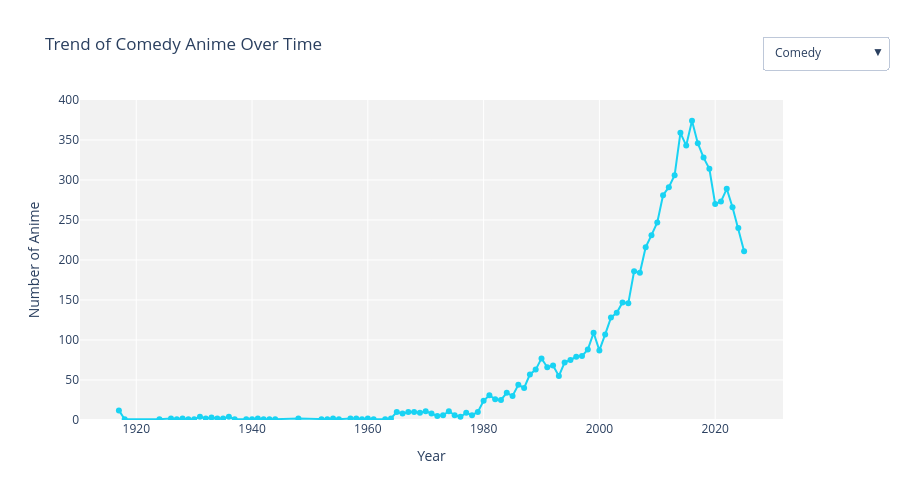

Source (notebook cell):
### Code cell
plot_genre_trend(details_df, default_genre='Comedy')

### Figure 1 — Plotly figure (JSON) as saved in the notebook; plotly's stock layout.template omitted (floating-point values rounded to 4 significant figures)
{"data": [{"line": {"color": "#19D3F3"}, "mode": "lines+markers", "name": "Action", "type": "scatter", "visible": false, "x": [1928, 1929, 1931, 1933, 1934, 1935, 1936, 1937, 1938, 1939, 1940, 1941, 1942, 1945, 1951, 1952, 1962, 1963, 1964, 1965, 1966, 1967, 1968, 1969, 1970, 1971, 1972, 1973, 1974, 1975, 1976, 1977, 1978, 1979, 1980, 1981, 1982, 1983, 1984, 1985, 1986, 1987, 1988, 1989, 1990, 1991, 1992, 1993, 1994, 1995, 1996, 1997, 1998, 1999, 2000, 2001, 2002, 2003, 2004, 2005, 2006, 2007, 2008, 2009, 2010, 2011, 2012, 2013, 2014, 2015, 2016, 2017, 2018, 2019, 2020, 2021, 2022, 2023, 2024, 2025], "y": [1, 2, 3, 5, 1, 3, 4, 1, 1, 1, 1, 1, 2, 1, 1, 1, 1, 4, 4, 7, 4, 6, 11, 9, 1, 6, 6, 7, 7, 9, 15, 12, 17, 23, 17, 19, 27, 33, 30, 32, 47, 42, 44, 56, 48, 58, 55, 51, 54, 58, 65, 59, 74, 77, 56, 67, 88, 88, 103, 85, 107, 115, 129, 114, 128, 154, 152, 158, 182, 197, 212, 211, 248, 233, 216, 239, 257, 304, 298, 221]}, {"line": {"color": "#19D3F3"}, "mode": "lines+markers", "name": "Adventure", "type": "scatter", "visible": false, "x": [1926, 1927, 1929, 1930, 1931, 1932, 1933, 1934, 1935, 1936, 1941, 1943, 1948, 1950, 1952, 1958, 1959, 1960, 1962, 1963, 1964, 1965, 1966, 1967, 1968, 1969, 1970, 1971, 1972, 1973, 1974, 1975, 1976, 1977, 1978, 1979, 1980, 1981, 1982, 1983, 1984, 1985, 1986, 1987, 1988, 1989, 1990, 1991, 1992, 1993, 1994, 1995, 1996, 1997, 1998, 1999, 2000, 2001, 2002, 2003, 2004, 2005, 2006, 2007, 2008, 2009, 2010, 2011, 2012, 2013, 2014, 2015, 2016, 2017, 2018, 2019, 2020, 2021, 2022, 2023, 2024, 2025], "y": [2, 1, 1, 2, 3, 1, 4, 4, 3, 2, 2, 1, 1, 1, 1, 2, 2, 1, 2, 6, 7, 10, 8, 12, 7, 11, 5, 7, 9, 10, 10, 12, 15, 11, 24, 32, 29, 30, 31, 31, 30, 31, 39, 36, 37, 50, 54, 48, 56, 38, 49, 57, 62, 70, 68, 86, 62, 88, 83, 90, 86, 79, 104, 96, 85, 92, 93, 93, 97, 95, 115, 126, 154, 168, 154, 160, 142, 137, 161, 202, 208, 147]}, {"line": {"color": "#19D3F3"}, "mode": "lines+markers", "name": "Avant Garde", "type": "scatter", "visible": false, "x": [1935, 1960, 1961, 1962, 1963, 1964, 1965, 1966, 1967, 1968, 1969, 1970, 1971, 1972, 1973, 1974, 1975, 1977, 1978, 1979, 1980, 1981, 1982, 1983, 1984, 1985, 1986, 1987, 1988, 1989, 1990, 1991, 1992, 1993, 1994, 1995, 1996, 1997, 1998, 1999, 2000, 2001, 2002, 2003, 2004, 2005, 2006, 2007, 2008, 2009, 2010, 2011, 2012, 2013, 2014, 2015, 2016, 2017, 2018, 2019, 2020, 2021, 2022, 2023, 2024, 2025], "y": [3, 3, 1, 1, 6, 7, 1, 2, 3, 2, 3, 2, 11, 5, 4, 5, 8, 2, 4, 3, 3, 4, 8, 5, 9, 15, 6, 14, 9, 11, 9, 2, 4, 4, 8, 8, 3, 5, 9, 13, 11, 8, 22, 23, 18, 27, 23, 21, 22, 31, 37, 42, 36, 40, 41, 46, 43, 39, 34, 59, 30, 44, 40, 40, 49, 8]}, {"line": {"color": "#19D3F3"}, "mode": "lines+markers", "name": "Award Winning", "type": "scatter", "visible": false, "x": [1960, 1962, 1963, 1964, 1965, 1966, 1967, 1968, 1970, 1971, 1972, 1973, 1974, 1975, 1976, 1977, 1979, 1980, 1982, 1983, 1984, 1985, 1986, 1987, 1988, 1989, 1990, 1991, 1992, 1993, 1994, 1995, 1996, 1997, 1998, 1999, 2000, 2001, 2002, 2003, 2004, 2005, 2006, 2007, 2008, 2009, 2010, 2011, 2012, 2013, 2014, 2015, 2016, 2017, 2018, 2019, 2020, 2021, 2022, 2023, 2024], "y": [1, 1, 1, 1, 1, 1, 1, 1, 3, 1, 1, 1, 2, 1, 1, 1, 2, 1, 2, 1, 1, 1, 1, 2, 2, 1, 2, 2, 2, 2, 2, 4, 2, 4, 12, 4, 7, 4, 10, 6, 9, 8, 7, 6, 7, 6, 7, 9, 9, 10, 9, 9, 7, 3, 11, 7, 6, 13, 8, 7, 3]}, {"line": {"color": "#19D3F3"}, "mode": "lines+markers", "name": "Boys Love", "type": "scatter", "visible": false, "x": [1981, 1982, 1983, 1987, 1989, 1990, 1992, 1994, 1995, 1996, 1997, 1998, 1999, 2000, 2001, 2002, 2004, 2005, 2006, 2007, 2008, 2009, 2010, 2011, 2012, 2013, 2014, 2015, 2016, 2017, 2018, 2019, 2020, 2021, 2022, 2023, 2024, 2025], "y": [1, 1, 1, 1, 2, 1, 2, 7, 2, 4, 1, 1, 1, 2, 1, 3, 4, 7, 6, 7, 7, 3, 8, 4, 5, 2, 7, 2, 8, 6, 12, 7, 11, 11, 6, 14, 13, 9]}, {"line": {"color": "#19D3F3"}, "mode": "lines+markers", "name": "Comedy", "type": "scatter", "visible": true, "x": [1917, 1918, 1924, 1926, 1927, 1928, 1929, 1930, 1931, 1932, 1933, 1934, 1935, 1936, 1937, 1939, 1940, 1941, 1942, 1943, 1944, 1948, 1952, 1953, 1954, 1955, 1957, 1958, 1959, 1960, 1961, 1963, 1964, 1965, 1966, 1967, 1968, 1969, 1970, 1971, 1972, 1973, 1974, 1975, 1976, 1977, 1978, 1979, 1980, 1981, 1982, 1983, 1984, 1985, 1986, 1987, 1988, 1989, 1990, 1991, 1992, 1993, 1994, 1995, 1996, 1997, 1998, 1999, 2000, 2001, 2002, 2003, 2004, 2005, 2006, 2007, 2008, 2009, 2010, 2011, 2012, 2013, 2014, 2015, 2016, 2017, 2018, 2019, 2020, 2021, 2022, 2023, 2024, 2025], "y": [12, 1, 1, 2, 1, 2, 1, 1, 4, 2, 3, 2, 2, 4, 1, 1, 1, 2, 1, 1, 1, 2, 1, 1, 2, 1, 2, 2, 1, 2, 1, 1, 2, 10, 8, 10, 10, 9, 11, 8, 5, 6, 11, 6, 4, 9, 6, 10, 24, 31, 26, 25, 34, 30, 44, 40, 57, 63, 77, 66, 68, 55, 72, 75, 79, 80, 88, 109, 87, 107, 128, 134, 147, 146, 186, 184, 216, 231, 247, 281, 291, 306, 359, 343, 374, 346, 328, 314, 270, 273, 289, 266, 240, 211]}, {"line": {"color": "#19D3F3"}, "mode": "lines+markers", "name": "Drama", "type": "scatter", "visible": false, "x": [1917, 1918, 1925, 1927, 1928, 1930, 1933, 1938, 1939, 1940, 1947, 1948, 1950, 1956, 1958, 1961, 1962, 1963, 1964, 1965, 1966, 1967, 1968, 1969, 1970, 1971, 1972, 1973, 1974, 1975, 1976, 1977, 1978, 1979, 1980, 1981, 1982, 1983, 1984, 1985, 1986, 1987, 1988, 1989, 1990, 1991, 1992, 1993, 1994, 1995, 1996, 1997, 1998, 1999, 2000, 2001, 2002, 2003, 2004, 2005, 2006, 2007, 2008, 2009, 2010, 2011, 2012, 2013, 2014, 2015, 2016, 2017, 2018, 2019, 2020, 2021, 2022, 2023, 2024, 2025], "y": [4, 3, 1, 1, 2, 1, 1, 1, 1, 1, 1, 1, 1, 1, 1, 2, 1, 6, 5, 1, 1, 3, 4, 7, 9, 7, 1, 3, 4, 4, 7, 11, 24, 25, 20, 25, 24, 15, 15, 21, 30, 36, 39, 32, 31, 46, 45, 39, 38, 41, 42, 42, 54, 48, 51, 74, 71, 71, 97, 101, 97, 91, 63, 60, 54, 73, 83, 65, 77, 82, 92, 105, 124, 100, 89, 130, 79, 105, 83, 62]}, {"line": {"color": "#19D3F3"}, "mode": "lines+markers", "name": "Ecchi", "type": "scatter", "visible": false, "x": [1963, 1973, 1980, 1981, 1985, 1986, 1987, 1988, 1989, 1990, 1991, 1992, 1993, 1994, 1995, 1996, 1997, 1998, 1999, 2000, 2001, 2002, 2003, 2004, 2005, 2006, 2007, 2008, 2009, 2010, 2011, 2012, 2013, 2014, 2015, 2016, 2017, 2018, 2019, 2020, 2021, 2022, 2023, 2024, 2025], "y": [1, 1, 1, 2, 2, 2, 6, 4, 8, 6, 10, 12, 2, 7, 8, 10, 13, 13, 13, 7, 12, 15, 21, 28, 27, 20, 27, 36, 39, 47, 54, 45, 33, 43, 48, 34, 29, 25, 25, 18, 13, 9, 13, 12, 9]}, {"line": {"color": "#19D3F3"}, "mode": "lines+markers", "name": "Erotica", "type": "scatter", "visible": false, "x": [1987, 1990, 1992, 1994, 1996, 1997, 2001, 2002, 2003, 2005, 2006, 2007, 2008, 2009, 2010, 2011, 2012, 2013, 2015, 2017, 2018, 2019, 2020, 2021, 2022, 2024, 2025], "y": [2, 2, 3, 1, 1, 2, 1, 2, 1, 2, 1, 6, 2, 4, 7, 2, 2, 5, 4, 6, 3, 2, 5, 3, 4, 1, 5]}, {"line": {"color": "#19D3F3"}, "mode": "lines+markers", "name": "Fantasy", "type": "scatter", "visible": false, "x": [1918, 1924, 1925, 1926, 1927, 1928, 1929, 1931, 1933, 1934, 1935, 1936, 1939, 1940, 1941, 1942, 1946, 1949, 1952, 1954, 1955, 1956, 1958, 1959, 1960, 1961, 1962, 1963, 1964, 1965, 1966, 1967, 1968, 1969, 1970, 1971, 1972, 1973, 1974, 1975, 1976, 1977, 1978, 1979, 1980, 1981, 1982, 1983, 1984, 1985, 1986, 1987, 1988, 1989, 1990, 1991, 1992, 1993, 1994, 1995, 1996, 1997, 1998, 1999, 2000, 2001, 2002, 2003, 2004, 2005, 2006, 2007, 2008, 2009, 2010, 2011, 2012, 2013, 2014, 2015, 2016, 2017, 2018, 2019, 2020, 2021, 2022, 2023, 2024, 2025], "y": [1, 1, 2, 1, 1, 1, 1, 4, 1, 3, 1, 4, 1, 1, 1, 1, 2, 1, 1, 2, 1, 1, 4, 2, 4, 1, 2, 3, 3, 1, 3, 7, 4, 7, 3, 2, 8, 6, 7, 4, 6, 3, 8, 11, 12, 14, 13, 15, 13, 22, 27, 21, 30, 44, 48, 53, 57, 61, 39, 53, 55, 53, 58, 53, 55, 84, 74, 77, 68, 103, 122, 123, 113, 122, 149, 170, 165, 190, 211, 216, 252, 264, 242, 298, 262, 265, 283, 348, 343, 256]}, {"line": {"color": "#19D3F3"}, "mode": "lines+markers", "name": "Girls Love", "type": "scatter", "visible": false, "x": [1985, 1991, 1994, 1995, 1996, 1997, 1999, 2001, 2003, 2004, 2006, 2007, 2008, 2009, 2010, 2011, 2012, 2013, 2014, 2015, 2017, 2018, 2019, 2020, 2021, 2022, 2023, 2024, 2025], "y": [1, 1, 4, 2, 1, 1, 2, 2, 3, 7, 6, 3, 5, 8, 4, 4, 5, 1, 6, 10, 3, 6, 5, 3, 3, 1, 7, 5, 4]}, {"line": {"color": "#19D3F3"}, "mode": "lines+markers", "name": "Gourmet", "type": "scatter", "visible": false, "x": [1958, 1987, 1988, 1989, 1991, 1992, 1993, 1997, 1999, 2000, 2001, 2002, 2004, 2005, 2006, 2007, 2008, 2009, 2010, 2011, 2012, 2013, 2014, 2015, 2016, 2017, 2018, 2019, 2020, 2021, 2022, 2023, 2024, 2025], "y": [1, 1, 1, 3, 3, 3, 1, 1, 1, 1, 1, 3, 3, 2, 5, 5, 2, 6, 4, 7, 6, 7, 6, 8, 13, 18, 18, 8, 8, 12, 15, 10, 26, 18]}, {"line": {"color": "#19D3F3"}, "mode": "lines+markers", "name": "Hentai", "type": "scatter", "visible": false, "x": [1932, 1969, 1971, 1984, 1985, 1986, 1987, 1988, 1989, 1990, 1991, 1992, 1993, 1994, 1995, 1996, 1997, 1998, 1999, 2000, 2001, 2002, 2003, 2004, 2005, 2006, 2007, 2008, 2009, 2010, 2011, 2012, 2013, 2014, 2015, 2016, 2017, 2018, 2019, 2020, 2021, 2022, 2023, 2024, 2025], "y": [1, 1, 1, 7, 15, 1, 4, 4, 6, 11, 8, 4, 3, 18, 17, 29, 23, 24, 30, 42, 82, 67, 72, 57, 42, 40, 47, 39, 44, 58, 63, 47, 59, 65, 57, 56, 57, 53, 45, 52, 49, 47, 47, 50, 47]}, {"line": {"color": "#19D3F3"}, "mode": "lines+markers", "name": "Horror", "type": "scatter", "visible": false, "x": [1958, 1967, 1968, 1972, 1973, 1976, 1980, 1981, 1982, 1985, 1986, 1987, 1988, 1989, 1990, 1991, 1992, 1993, 1994, 1995, 1996, 1997, 1998, 1999, 2000, 2001, 2002, 2003, 2004, 2005, 2006, 2007, 2008, 2009, 2010, 2011, 2012, 2013, 2014, 2015, 2016, 2017, 2018, 2019, 2020, 2021, 2022, 2023, 2024, 2025], "y": [1, 1, 3, 2, 1, 1, 3, 4, 3, 2, 7, 13, 8, 9, 12, 12, 6, 5, 11, 15, 10, 10, 9, 9, 22, 10, 8, 12, 13, 8, 23, 14, 14, 10, 12, 12, 26, 10, 16, 19, 31, 31, 28, 14, 14, 17, 11, 16, 12, 13]}, {"line": {"color": "#19D3F3"}, "mode": "lines+markers", "name": "Mystery", "type": "scatter", "visible": false, "x": [1932, 1964, 1966, 1967, 1968, 1971, 1972, 1975, 1977, 1978, 1979, 1981, 1983, 1984, 1985, 1986, 1987, 1988, 1989, 1990, 1991, 1992, 1993, 1994, 1995, 1996, 1997, 1998, 1999, 2000, 2001, 2002, 2003, 2004, 2005, 2006, 2007, 2008, 2009, 2010, 2011, 2012, 2013, 2014, 2015, 2016, 2017, 2018, 2019, 2020, 2021, 2022, 2023, 2024, 2025], "y": [1, 2, 1, 1, 1, 1, 1, 1, 2, 4, 3, 2, 3, 4, 4, 4, 12, 4, 6, 6, 12, 8, 7, 5, 8, 11, 7, 12, 12, 16, 13, 21, 20, 20, 20, 30, 30, 29, 28, 22, 29, 35, 25, 36, 36, 47, 42, 37, 50, 38, 50, 38, 43, 33, 40]}, {"line": {"color": "#19D3F3"}, "mode": "lines+markers", "name": "Romance", "type": "scatter", "visible": false, "x": [1926, 1931, 1934, 1958, 1960, 1962, 1963, 1964, 1965, 1967, 1970, 1972, 1973, 1975, 1976, 1977, 1978, 1979, 1980, 1981, 1982, 1983, 1984, 1985, 1986, 1987, 1988, 1989, 1990, 1991, 1992, 1993, 1994, 1995, 1996, 1997, 1998, 1999, 2000, 2001, 2002, 2003, 2004, 2005, 2006, 2007, 2008, 2009, 2010, 2011, 2012, 2013, 2014, 2015, 2016, 2017, 2018, 2019, 2020, 2021, 2022, 2023, 2024, 2025], "y": [1, 1, 1, 1, 1, 1, 1, 2, 1, 1, 1, 1, 2, 3, 3, 1, 7, 4, 5, 4, 7, 13, 16, 17, 22, 11, 13, 15, 15, 16, 26, 24, 22, 26, 25, 18, 23, 29, 25, 39, 47, 47, 52, 66, 78, 69, 63, 63, 52, 60, 87, 71, 86, 67, 72, 81, 88, 69, 65, 76, 65, 96, 79, 88]}, {"line": {"color": "#19D3F3"}, "mode": "lines+markers", "name": "Sci-Fi", "type": "scatter", "visible": false, "x": [1933, 1961, 1963, 1964, 1965, 1966, 1967, 1968, 1969, 1970, 1971, 1972, 1973, 1974, 1975, 1976, 1977, 1978, 1979, 1980, 1981, 1982, 1983, 1984, 1985, 1986, 1987, 1988, 1989, 1990, 1991, 1992, 1993, 1994, 1995, 1996, 1997, 1998, 1999, 2000, 2001, 2002, 2003, 2004, 2005, 2006, 2007, 2008, 2009, 2010, 2011, 2012, 2013, 2014, 2015, 2016, 2017, 2018, 2019, 2020, 2021, 2022, 2023, 2024, 2025], "y": [1, 1, 3, 3, 9, 6, 5, 6, 3, 1, 2, 3, 8, 10, 8, 13, 13, 20, 27, 23, 31, 33, 30, 33, 39, 42, 46, 39, 43, 40, 38, 41, 34, 45, 39, 44, 37, 68, 75, 54, 77, 96, 92, 88, 71, 82, 72, 74, 81, 76, 86, 104, 83, 105, 98, 127, 127, 112, 132, 98, 103, 96, 109, 105, 89]}, {"line": {"color": "#19D3F3"}, "mode": "lines+markers", "name": "Slice of Life", "type": "scatter", "visible": false, "x": [1925, 1933, 1962, 1964, 1965, 1966, 1967, 1968, 1969, 1970, 1971, 1972, 1974, 1975, 1976, 1977, 1978, 1979, 1980, 1981, 1982, 1983, 1984, 1985, 1986, 1987, 1988, 1989, 1990, 1991, 1992, 1993, 1994, 1995, 1996, 1997, 1998, 1999, 2000, 2001, 2002, 2003, 2004, 2005, 2006, 2007, 2008, 2009, 2010, 2011, 2012, 2013, 2014, 2015, 2016, 2017, 2018, 2019, 2020, 2021, 2022, 2023, 2024, 2025], "y": [1, 1, 3, 1, 2, 3, 1, 2, 5, 3, 2, 2, 2, 3, 4, 2, 2, 1, 5, 10, 10, 2, 4, 6, 5, 7, 6, 4, 13, 8, 13, 8, 13, 9, 9, 7, 6, 7, 6, 20, 18, 10, 15, 21, 29, 28, 26, 35, 39, 42, 70, 70, 84, 95, 84, 98, 97, 75, 78, 92, 73, 62, 54, 64]}, {"line": {"color": "#19D3F3"}, "mode": "lines+markers", "name": "Sports", "type": "scatter", "visible": false, "x": [1928, 1930, 1931, 1932, 1934, 1936, 1939, 1940, 1949, 1968, 1969, 1970, 1971, 1972, 1973, 1974, 1976, 1977, 1978, 1979, 1980, 1981, 1982, 1983, 1984, 1985, 1986, 1987, 1988, 1989, 1990, 1991, 1992, 1993, 1994, 1995, 1996, 1997, 1998, 1999, 2000, 2001, 2002, 2003, 2004, 2005, 2006, 2007, 2008, 2009, 2010, 2011, 2012, 2013, 2014, 2015, 2016, 2017, 2018, 2019, 2020, 2021, 2022, 2023, 2024, 2025], "y": [1, 2, 1, 2, 1, 1, 1, 1, 2, 2, 5, 14, 4, 1, 3, 1, 1, 4, 3, 7, 7, 5, 5, 10, 9, 9, 14, 9, 11, 8, 7, 9, 8, 9, 18, 8, 11, 8, 5, 2, 5, 12, 15, 12, 9, 13, 9, 21, 12, 19, 20, 20, 23, 31, 29, 23, 46, 32, 36, 26, 23, 29, 32, 22, 30, 19]}, {"line": {"color": "#19D3F3"}, "mode": "lines+markers", "name": "Supernatural", "type": "scatter", "visible": false, "x": [1925, 1929, 1933, 1935, 1954, 1955, 1956, 1958, 1965, 1967, 1968, 1971, 1972, 1973, 1974, 1975, 1976, 1977, 1978, 1979, 1980, 1981, 1982, 1983, 1985, 1986, 1987, 1988, 1989, 1990, 1991, 1992, 1993, 1994, 1995, 1996, 1997, 1998, 1999, 2000, 2001, 2002, 2003, 2004, 2005, 2006, 2007, 2008, 2009, 2010, 2011, 2012, 2013, 2014, 2015, 2016, 2017, 2018, 2019, 2020, 2021, 2022, 2023, 2024, 2025], "y": [1, 1, 3, 3, 1, 1, 1, 2, 1, 1, 1, 2, 4, 2, 1, 1, 3, 1, 2, 4, 3, 3, 2, 2, 6, 4, 10, 12, 11, 14, 13, 12, 9, 16, 8, 15, 13, 20, 17, 22, 16, 21, 29, 31, 37, 46, 35, 48, 39, 56, 67, 59, 48, 67, 69, 67, 69, 71, 64, 52, 68, 56, 63, 63, 48]}, {"line": {"color": "#19D3F3"}, "mode": "lines+markers", "name": "Suspense", "type": "scatter", "visible": false, "x": [1975, 1986, 1989, 1990, 1991, 1992, 1993, 1994, 1995, 1996, 1997, 1998, 1999, 2000, 2001, 2002, 2003, 2004, 2005, 2006, 2007, 2008, 2009, 2010, 2011, 2012, 2013, 2014, 2015, 2016, 2017, 2018, 2019, 2020, 2021, 2022, 2023, 2024, 2025], "y": [1, 1, 1, 2, 2, 2, 1, 1, 3, 1, 4, 3, 3, 4, 2, 7, 7, 10, 6, 11, 11, 15, 15, 11, 14, 15, 14, 22, 17, 24, 26, 24, 22, 24, 37, 18, 22, 28, 11]}], "layout": {"height": 500, "plot_bgcolor": "#f2f2f2", "title": {"text": "Trend of Comedy Anime Over Time"}, "updatemenus": [{"active": 5, "buttons": [{"args": [{"visible": [true, false, false, false, false, false, false, false, false, false, false, false, false, false, false, false, false, false, false, false, false]}, {"title": "Trend of Action Anime Over Time"}], "label": "Action", "method": "update"}, {"args": [{"visible": [false, true, false, false, false, false, false, false, false, false, false, false, false, false, false, false, false, false, false, false, false]}, {"title": "Trend of Adventure Anime Over Time"}], "label": "Adventure", "method": "update"}, {"args": [{"visible": [false, false, true, false, false, false, false, false, false, false, false, false, false, false, false, false, false, false, false, false, false]}, {"title": "Trend of Avant Garde Anime Over Time"}], "label": "Avant Garde", "method": "update"}, {"args": [{"visible": [false, false, false, true, false, false, false, false, false, false, false, false, false, false, false, false, false, false, false, false, false]}, {"title": "Trend of Award Winning Anime Over Time"}], "label": "Award Winning", "method": "update"}, {"args": [{"visible": [false, false, false, false, true, false, false, false, false, false, false, false, false, false, false, false, false, false, false, false, false]}, {"title": "Trend of Boys Love Anime Over Time"}], "label": "Boys Love", "method": "update"}, {"args": [{"visible": [false, false, false, false, false, true, false, false, false, false, false, false, false, false, false, false, false, false, false, false, false]}, {"title": "Trend of Comedy Anime Over Time"}], "label": "Comedy", "method": "update"}, {"args": [{"visible": [false, false, false, false, false, false, true, false, false, false, false, false, false, false, false, false, false, false, false, false, false]}, {"title": "Trend of Drama Anime Over Time"}], "label": "Drama", "method": "update"}, {"args": [{"visible": [false, false, false, false, false, false, false, true, false, false, false, false, false, false, false, false, false, false, false, false, false]}, {"title": "Trend of Ecchi Anime Over Time"}], "label": "Ecchi", "method": "update"}, {"args": [{"visible": [false, false, false, false, false, false, false, false, true, false, false, false, false, false, false, false, false, false, false, false, false]}, {"title": "Trend of Erotica Anime Over Time"}], "label": "Erotica", "method": "update"}, {"args": [{"visible": [false, false, false, false, false, false, false, false, false, true, false, false, false, false, false, false, false, false, false, false, false]}, {"title": "Trend of Fantasy Anime Over Time"}], "label": "Fantasy", "method": "update"}, {"args": [{"visible": [false, false, false, false, false, false, false, false, false, false, true, false, false, false, false, false, false, false, false, false, false]}, {"title": "Trend of Girls Love Anime Over Time"}], "label": "Girls Love", "method": "update"}, {"args": [{"visible": [false, false, false, false, false, false, false, false, false, false, false, true, false, false, false, false, false, false, false, false, false]}, {"title": "Trend of Gourmet Anime Over Time"}], "label": "Gourmet", "method": "update"}, {"args": [{"visible": [false, false, false, false, false, false, false, false, false, false, false, false, true, false, false, false, false, false, false, false, false]}, {"title": "Trend of Hentai Anime Over Time"}], "label": "Hentai", "method": "update"}, {"args": [{"visible": [false, false, false, false, false, false, false, false, false, false, false, false, false, true, false, false, false, false, false, false, false]}, {"title": "Trend of Horror Anime Over Time"}], "label": "Horror", "method": "update"}, {"args": [{"visible": [false, false, false, false, false, false, false, false, false, false, false, false, false, false, true, false, false, false, false, false, false]}, {"title": "Trend of Mystery Anime Over Time"}], "label": "Mystery", "method": "update"}, {"args": [{"visible": [false, false, false, false, false, false, false, false, false, false, false, false, false, false, false, true, false, false, false, false, false]}, {"title": "Trend of Romance Anime Over Time"}], "label": "Romance", "method": "update"}, {"args": [{"visible": [false, false, false, false, false, false, false, false, false, false, false, false, false, false, false, false, true, false, false, false, false]}, {"title": "Trend of Sci-Fi Anime Over Time"}], "label": "Sci-Fi", "method": "update"}, {"args": [{"visible": [false, false, false, false, false, false, false, false, false, false, false, false, false, false, false, false, false, true, false, false, false]}, {"title": "Trend of Slice of Life Anime Over Time"}], "label": "Slice of Life", "method": "update"}, {"args": [{"visible": [false, false, false, false, false, false, false, false, false, false, false, false, false, false, false, false, false, false, true, false, false]}, {"title": "Trend of Sports Anime Over Time"}], "label": "Sports", "method": "update"}, {"args": [{"visible": [false, false, false, false, false, false, false, false, false, false, false, false, false, false, false, false, false, false, false, true, false]}, {"title": "Trend of Supernatural Anime Over Time"}], "label": "Supernatural", "method": "update"}, {"args": [{"visible": [false, false, false, false, false, false, false, false, false, false, false, false, false, false, false, false, false, false, false, false, true]}, {"title": "Trend of Suspense Anime Over Time"}], "label": "Suspense", "method": "update"}], "x": 1.15, "y": 1.2}], "width": 900, "xaxis": {"title": {"text": "Year"}}, "yaxis": {"range": [0, 400], "title": {"text": "Number of Anime"}}}}
